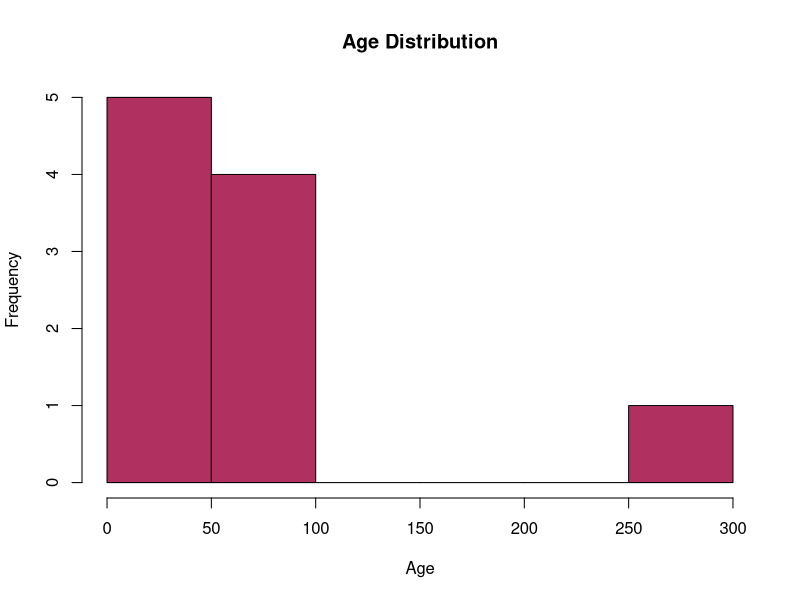

Generate this figure with R:
age<-c(265,30,35,40,45,50,55,60,65,70)
hist(age,main="Age Distribution",
     xlab="Age",
     col="maroon",
     border="black")